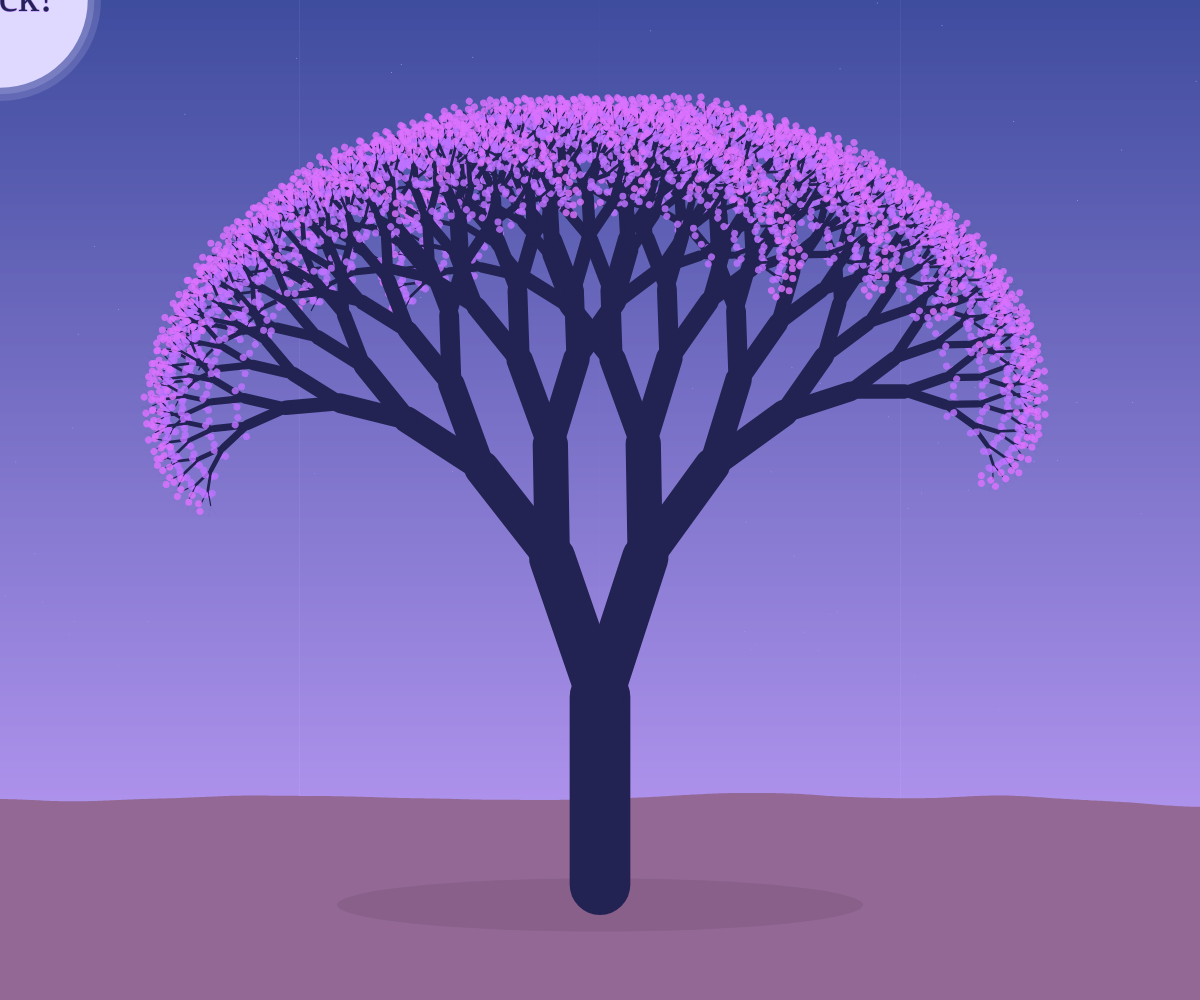
Frame 1 (no input)
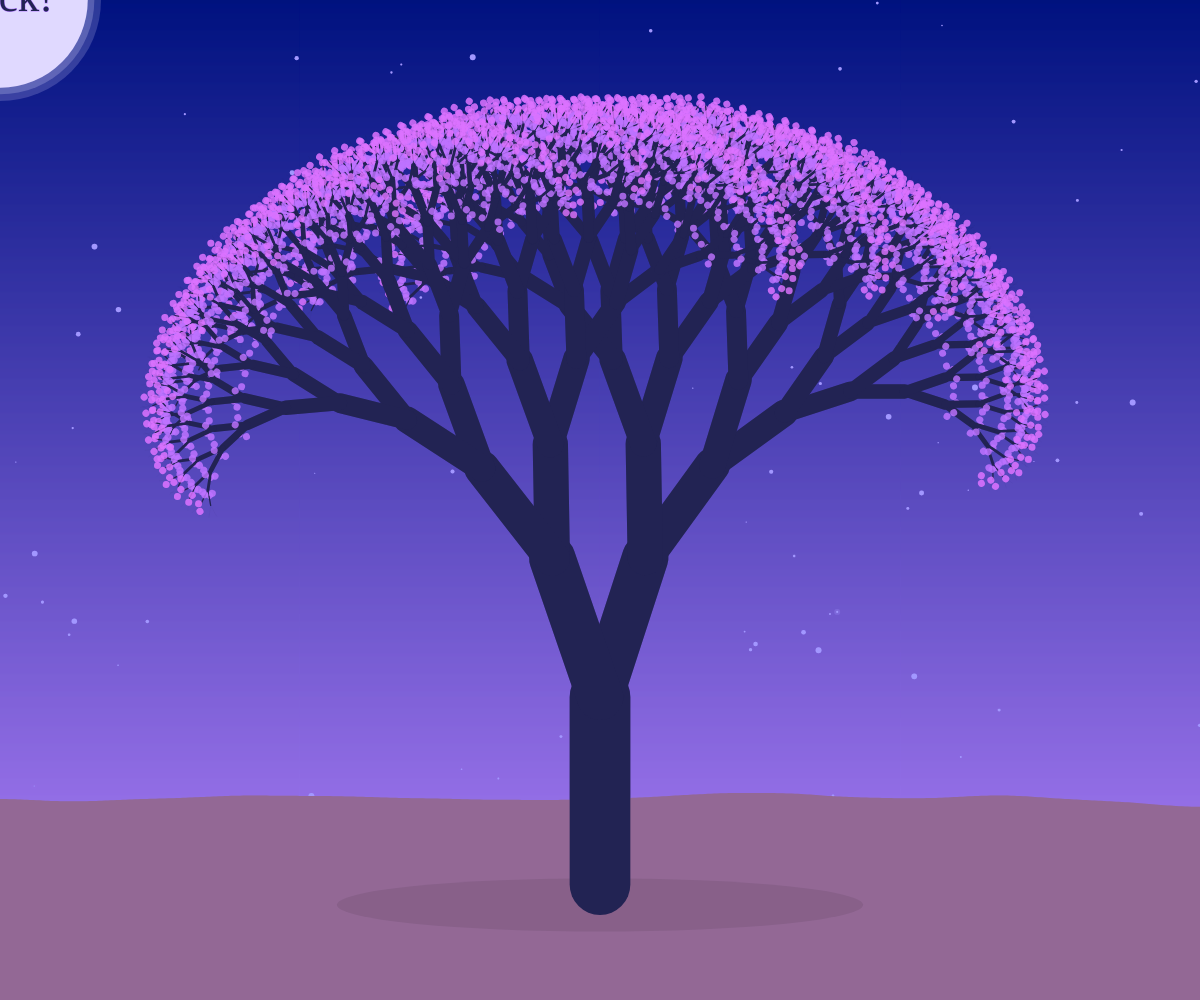
Frame 60 (no input)
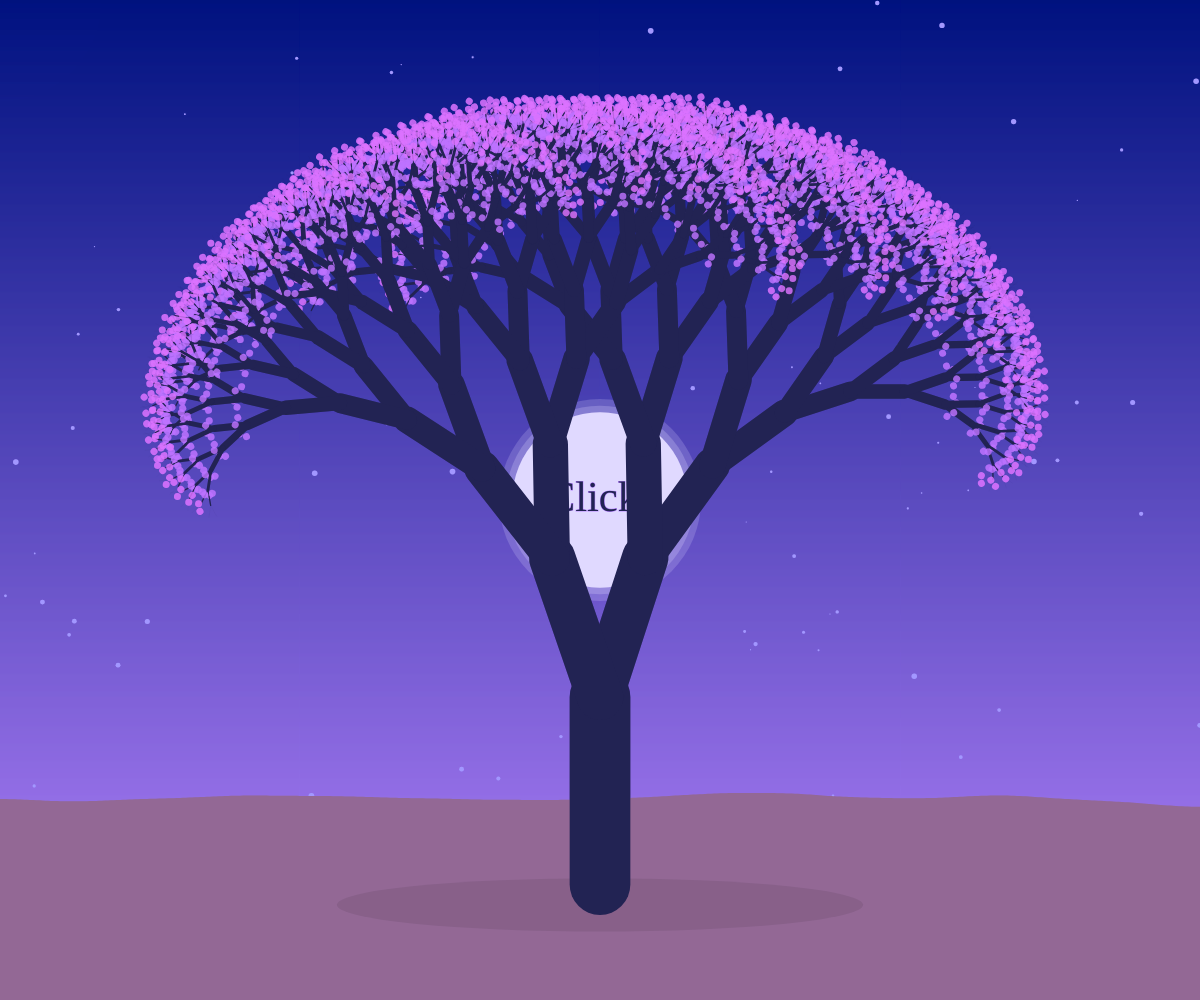
Frame 120 (the mouse pressed at the canvas centre since frame 60)

The p5.js sketch that drew these frames (run headless with seeded random() and noise() and a simulated clock; from frame 60 on, the mouse is pressed at the canvas centre):

// p5.js sketch
// ── sketch.js

//Class definition for stars objects, it contains 3 attributes: x and y position and the initial size
class Stars {
    constructor() {
      this.x = random(0,windowWidth);    //x position
      this.y = random(0,windowHeight);   //y position
      this.size = 1;    //initial size of the stars
    }
    
    display() {                //function to display the class object
      fill(162, 151, 255);     //stars' color
      circle( this.x, this.y, this.size );   
    }
  
    update() {                    //function to update the stars' dimention
      this.size = random(1,6);    //stars' dimention update to simulate shining stars
    }
   
    reposition(){                        //function to reposition stars when the window is resized
      this.x = random(0,windowWidth);    //stars' x resposition for responsiveness
      this.y = random(0,windowHeight);   //stars' y resposition for responsiveness
    }
  }
  
    const star = [];     // array of stars
    const num_stars = 100;     //number of stars
    let cnt = 0;
    let initial_cnt = 0;
    let flowers = [];     //array of flowers
    let text_message = "Click!";    //click message variable
  
function setup() {
    createCanvas (windowWidth,windowHeight);
    angleMode (DEGREES);
  
  //stars' instances creation
    for (c = 0; c < num_stars; c++){
      star[c] = new Stars();
    }
}
  

function draw() {
    
  //sky color definition
    c1 = color(0, 18, 127);
    c2 = color(183, 133, 255);
    skyGradient(c1, c2);
    
    noCursor();
  
    push();
      noStroke();
      //visualization and update of the instances
      for (c = 0; c < num_stars; c++){
      star[c].display();
      cnt += 1;
        if (cnt == initial_cnt + 29){    //the instance is modified so that the stars do not shine at the same time
         initial_cnt = cnt;
         star[c].update();
        }
      }
    pop();
  
  //moon draw that moves by following the coordinates of the mouse
  //objects are drawn according to the responsive requirement
    push();
      noStroke();
      fill(224, 217, 255, 40);
      circle(mouseX, mouseY, windowHeight / 4.95);   //first moon's halo
    pop();
    
    push();
      noStroke();
      fill(224, 217, 255, 50);
      circle(mouseX, mouseY, windowHeight / 5.3);    //second moon's halo
    pop();
    
    push();
      noStroke();
      fill(224, 217, 255);
      circle(mouseX, mouseY, windowHeight / 5.7);    //moon
    pop();
   
  //draw of text that moves by following the coordinates of the mouse
  //the object is drawn according to the responsive requirement
    push();
      textFont("Alice")    
      textSize(windowHeight / 23.44);
      textAlign(CENTER, CENTER);
      fill(34, 35, 83);
      text(text_message, mouseX, mouseY);
    pop();    


  //ground draw using perlin noise to simulate a natural slope
  //the object is drawn according to the responsive requirement
    push();
      noStroke();
      beginShape();
        for (let x = 0; x <= windowWidth; x += 3) {
        const noisedY = noise(x * 0.002, 500);
        vertex(x, windowHeight / 1.2 - noisedY * 50);
        }
      fill(147, 104, 149);
      vertex(windowWidth, windowHeight);
      vertex(0, windowHeight);
      endShape(CLOSE);
    pop();
    
  //random draw of petals that will appeare and fall on mouse click  
  //the petals are drawn only if there are values into the flowers' array, so on mouseClicked
  //objects are drawn according to the responsive requirement
    for(let petal of flowers) {
      push();
        noStroke();
        fill(220, 114, 255, 210);
        petal.y += (random(1, 4));    //increment of the y coordinate that makes the petals fall, the higher the value, the faster the petals fall off
        translate(width / 2, height / 2 - windowHeight / 3.5);
        circle(petal.x, petal.y, 7);
      pop();
      
        if (petal.y > windowHeight / 2 + windowHeight / 6.1) {
        let last = flowers.pop();    //petals disappear upon reaching the ground
        } 
    }
    
    push();

    //shadow draw
    //the object is drawn according to the responsive requirement
      push();
        fill(0, 0, 0, 20)
        noStroke();
        ellipse(windowWidth / 2, windowHeight / 2 + windowHeight / 2.47, windowHeight / 1.9, windowHeight / 18.8);
      pop();
    
    //tree draw
    //the object is drawn according to the responsive requirement
      translate(windowWidth / 2, windowHeight / 2 + windowHeight / 2.6);
      branch(windowHeight / 5.327);    //tree is drawn this recursive function (branch function)
    pop();
}
  

//event function that is called once every time the browser window is resized
function windowResized() {
  resizeCanvas(windowWidth, windowHeight);
  
  for (c = 0; c < num_stars; c++){    
  star[c].reposition();}     //stars' reposition
}
  
  
//recursive function for tree creation
//the tree will be created by drawing lines with the fractal method 
//the function calls itself twice with a parameter (len) that decrements each time it is called. 
function branch(len) {
  push();
    
    if (len > 10) {
      strokeWeight(map(len, 15, 70, 1, 20));
      stroke(34, 35, 83);
      line(0, 0, 0, -len);   //creation of branches
      
      if(len < 30){
      push();
        noStroke();
        fill(189, 114, 255, 210);
        circle(0, len, 7);    //creations of petals
      pop();}
      
      if(len < 15){
      push();
        noStroke();
        fill(220, 114, 255, 210);
        circle(len, 0, 7);    //creations of petals
      pop();
      }
      
        translate(0, -len);    //creation of branches
        rotate(18);            //rotate left
        branch(len * 0.78);    //left branch creation
        rotate(-37);           //rotate right
        branch(len * 0.78);    //right branch creation
      }  
  pop();
}
  
//creation of the sky using lerpColor to generate a color gradient
function skyGradient(){
  noFill();
    for (var y = 0; y < windowHeight; y++) {
      var inter = map(y, 0, windowHeight, 0, 1);
      var c = lerpColor(c1, c2, inter);
      stroke(c);
      line(0, y, windowWidth, y);
    }
}
 
//event function that is called once after a mouse button is pressed and released
//the function is used to make make petals fall 
function mouseClicked() {
    for(i = 0; i < random(40, 60); i++){
      addAShape();    //execution of addAShape function
      hideText();     //execution of hideText function
    }
}

//this function is called by the mouseClicked function
//the function will populate the flowers' array starting the drawing and falling of petals
function addAShape() {
    petal1 = {
      x: random(-windowHeight / 3.1, windowHeight / 3.1),
      y: random(-windowHeight / 29, windowHeight / 29),
    } 
    flowers.push(petal1);
}

//this function is called by the mouseClicked function
//this function will hide the text
function hideText(){
  text_message = "";
}
  
